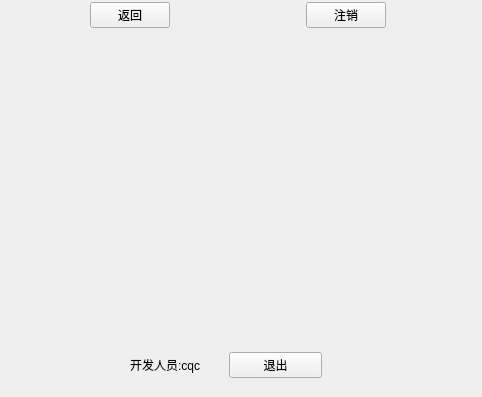
<?xml version="1.0" encoding="UTF-8"?>
<ui version="4.0">
 <class>MasterView</class>
 <widget class="QWidget" name="MasterView">
  <property name="geometry">
   <rect>
    <x>0</x>
    <y>0</y>
    <width>482</width>
    <height>397</height>
   </rect>
  </property>
  <property name="windowTitle">
   <string>MasterView</string>
  </property>
  <widget class="QStackedWidget" name="stackedWidget">
   <property name="geometry">
    <rect>
     <x>11</x>
     <y>48</y>
     <width>441</width>
     <height>281</height>
    </rect>
   </property>
  </widget>
  <widget class="QWidget" name="layoutWidget">
   <property name="geometry">
    <rect>
     <x>90</x>
     <y>0</y>
     <width>296</width>
     <height>30</height>
    </rect>
   </property>
   <layout class="QGridLayout" name="gridLayout">
    <item row="0" column="0" rowspan="2">
     <widget class="QPushButton" name="btBack">
      <property name="text">
       <string>返回</string>
      </property>
     </widget>
    </item>
    <item row="0" column="2" rowspan="2" colspan="2">
     <widget class="QLabel" name="labelTitle">
      <property name="text">
       <string/>
      </property>
     </widget>
    </item>
    <item row="0" column="4" rowspan="2">
     <widget class="QPushButton" name="btLogout">
      <property name="text">
       <string>注销</string>
      </property>
     </widget>
    </item>
    <item row="1" column="1">
     <spacer name="horizontalSpacer">
      <property name="orientation">
       <enum>Qt::Orientation::Horizontal</enum>
      </property>
      <property name="sizeHint" stdset="0">
       <size>
        <width>40</width>
        <height>20</height>
       </size>
      </property>
     </spacer>
    </item>
    <item row="1" column="3">
     <spacer name="horizontalSpacer_2">
      <property name="orientation">
       <enum>Qt::Orientation::Horizontal</enum>
      </property>
      <property name="sizeHint" stdset="0">
       <size>
        <width>40</width>
        <height>20</height>
       </size>
      </property>
     </spacer>
    </item>
   </layout>
  </widget>
  <widget class="QWidget" name="layoutWidget">
   <property name="geometry">
    <rect>
     <x>130</x>
     <y>350</y>
     <width>192</width>
     <height>30</height>
    </rect>
   </property>
   <layout class="QGridLayout" name="gridLayout_2">
    <item row="0" column="0">
     <widget class="QLabel" name="label">
      <property name="text">
       <string>开发人员:cqc</string>
      </property>
     </widget>
    </item>
    <item row="0" column="1">
     <widget class="QPushButton" name="pushButton">
      <property name="text">
       <string>退出</string>
      </property>
     </widget>
    </item>
   </layout>
  </widget>
 </widget>
 <resources/>
 <connections/>
</ui>
